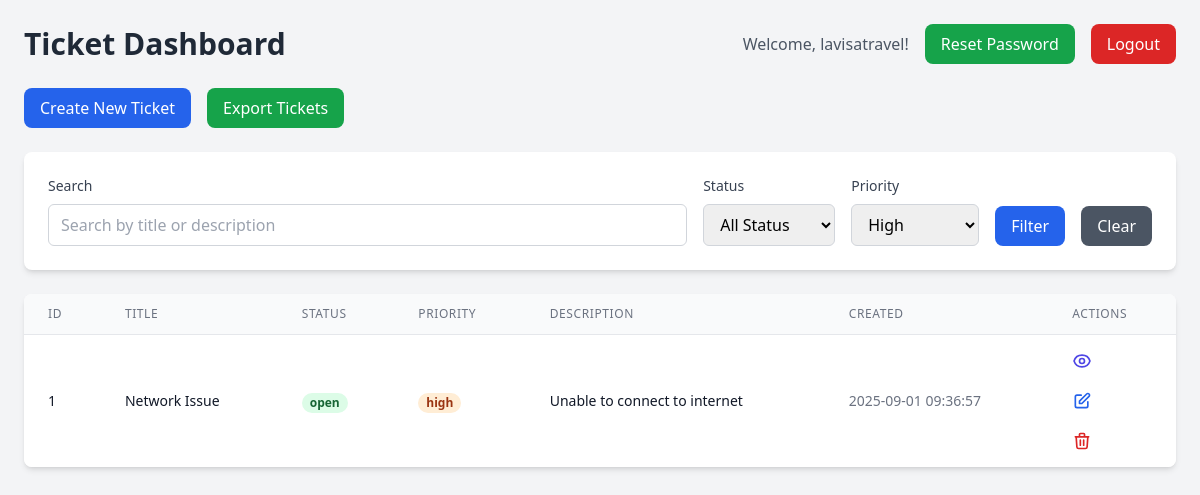
The page /index.php?priority=high (signed in) on the database its author committed.
### tables this page shows
CREATE TABLE IF NOT EXISTS tickets (
    id INT AUTO_INCREMENT PRIMARY KEY,
    title VARCHAR(255) NOT NULL,
    description TEXT,
    status ENUM('open', 'in_progress', 'resolved', 'closed') DEFAULT 'open',
    priority ENUM('low', 'medium', 'high', 'urgent') DEFAULT 'medium',
    created_at TIMESTAMP DEFAULT CURRENT_TIMESTAMP,
    updated_at TIMESTAMP DEFAULT CURRENT_TIMESTAMP ON UPDATE CURRENT_TIMESTAMP
);

### index.php (the view, shortened to what this page needs)
<?php
$db = new Database();
$pdo = $db->getConnection();
$search = isset($_GET['search']) ? $_GET['search'] : '';
$priority_filter = isset($_GET['priority']) ? $_GET['priority'] : '';
$query = "SELECT * FROM tickets WHERE 1=1";
$params = [];
if (!empty($priority_filter)) {
    $query .= " AND priority = :priority";
    $params[':priority'] = $priority_filter;
}
$query .= " ORDER BY created_at DESC";
$stmt = $pdo->prepare($query);
$stmt->execute($params);
$tickets = $stmt->fetchAll(PDO::FETCH_ASSOC);
?>
<!DOCTYPE html>
<html lang="en">
<head>
    <script src="https://cdn.tailwindcss.com"></script>
</head>
<body class="bg-gray-100 min-h-screen">
    <div class="max-w-7xl mx-auto p-6">
        <div class="flex justify-between items-center mb-6">
            <h1 class="text-3xl font-bold text-gray-800">Ticket Dashboard</h1>
            <div class="flex items-center gap-4">
                <span class="text-gray-600">Welcome, <?php echo htmlspecialchars($_SESSION['username']); ?>!</span>
                <a href="reset_password.php" class="bg-green-600 hover:bg-green-700 text-white px-4 py-2 rounded-lg font-medium">Reset Password</a>
                <a href="logout.php" class="bg-red-600 hover:bg-red-700 text-white px-4 py-2 rounded-lg font-medium">Logout</a>
            </div>
        </div>
        <div class="mb-6 flex gap-4">
            <a href="create_ticket.php" class="bg-blue-600 hover:bg-blue-700 text-white px-4 py-2 rounded-lg font-medium">Create New Ticket</a>
            <a href="export.php" class="bg-green-600 hover:bg-green-700 text-white px-4 py-2 rounded-lg font-medium">Export Tickets</a>
        </div>
        <form method="GET" class="bg-white p-6 rounded-lg shadow-md mb-6 flex flex-wrap gap-4 items-end">
            <div class="flex-1 min-w-64">
                <label class="block text-sm font-medium text-gray-700 mb-2">Search</label>
                <input type="text" name="search" placeholder="Search by title or description" value="<?php echo htmlspecialchars($search); ?>" class="w-full px-3 py-2 border border-gray-300 rounded-md focus:outline-none focus:ring-2 focus:ring-blue-500">
            </div>
            <div class="min-w-32">
                <label class="block text-sm font-medium text-gray-700 mb-2">Status</label>
                <select name="status" class="w-full px-3 py-2 border border-gray-300 rounded-md focus:outline-none focus:ring-2 focus:ring-blue-500">
                    <option value="">All Status</option>
                </select>
            </div>
            <div class="min-w-32">
                <label class="block text-sm font-medium text-gray-700 mb-2">Priority</label>
                <select name="priority" class="w-full px-3 py-2 border border-gray-300 rounded-md focus:outline-none focus:ring-2 focus:ring-blue-500">
                    <option value="high" <?php echo $priority_filter == 'high' ? 'selected' : ''; ?>>High</option>
                </select>
            </div>
            <button type="submit" class="bg-blue-600 hover:bg-blue-700 text-white px-4 py-2 rounded-lg font-medium">Filter</button>
            <a href="index.php" class="bg-gray-600 hover:bg-gray-700 text-white px-4 py-2 rounded-lg font-medium">Clear</a>
        </form>
        <div class="bg-white rounded-lg shadow-md overflow-hidden">
            <div class="overflow-x-auto">
                <table class="w-full min-w-full divide-y divide-gray-200">
                    <thead class="bg-gray-50">
                        <tr>
                            <th class="px-6 py-3 text-left text-xs font-medium text-gray-500 uppercase tracking-wider">ID</th>
                            <th class="px-6 py-3 text-left text-xs font-medium text-gray-500 uppercase tracking-wider">Title</th>
                            <th class="px-6 py-3 text-left text-xs font-medium text-gray-500 uppercase tracking-wider">Status</th>
                            <th class="px-6 py-3 text-left text-xs font-medium text-gray-500 uppercase tracking-wider">Priority</th>
                            <th class="px-6 py-3 text-left text-xs font-medium text-gray-500 uppercase tracking-wider hidden md:table-cell">Description</th>
                            <th class="px-6 py-3 text-left text-xs font-medium text-gray-500 uppercase tracking-wider hidden lg:table-cell">Created</th>
                            <th class="px-6 py-3 text-left text-xs font-medium text-gray-500 uppercase tracking-wider">Actions</th>
                        </tr>
                    </thead>
                    <tbody class="bg-white divide-y divide-gray-200">
                        <?php if (count($tickets) > 0): ?>
                            <?php foreach ($tickets as $ticket): ?>
                                <tr>
                                    <td class="px-6 py-4 whitespace-nowrap text-sm font-medium text-gray-900"><?php echo htmlspecialchars($ticket['id']); ?></td>
                                    <td class="px-6 py-4 whitespace-nowrap text-sm text-gray-900"><?php echo htmlspecialchars($ticket['title']); ?></td>
                                    <td class="px-6 py-4 whitespace-nowrap">
                                        <span class="px-2 inline-flex text-xs leading-5 font-semibold rounded-full
                                            <?php
                                            switch($ticket['status']) {
                                                case 'open': echo 'bg-green-100 text-green-800'; break;
                                            }
                                            ?>">
                                            <?php echo htmlspecialchars($ticket['status']); ?>
                                        </span>
                                    </td>
                                    <td class="px-6 py-4 whitespace-nowrap">
                                        <span class="px-2 inline-flex text-xs leading-5 font-semibold rounded-full
                                            <?php
                                            switch($ticket['priority']) {
                                                case 'high': echo 'bg-orange-100 text-orange-800'; break;
                                            }
                                            ?>">
                                            <?php echo htmlspecialchars($ticket['priority']); ?>
                                        </span>
                                    </td>
                                    <td class="px-6 py-4 text-sm text-gray-900 hidden md:table-cell"><?php echo htmlspecialchars(substr($ticket['description'], 0, 50)) . (strlen($ticket['description']) > 50 ? '...' : ''); ?></td>
                                    <td class="px-6 py-4 whitespace-nowrap text-sm text-gray-500 hidden lg:table-cell"><?php echo htmlspecialchars($ticket['created_at']); ?></td>
                                    <td class="px-6 py-4 whitespace-nowrap text-sm font-medium">
                                        <a href="view_ticket.php?id=<?php echo $ticket['id']; ?>" class="text-indigo-600 hover:text-indigo-900 mr-3" title="View">
                                        </a>
                                        <a href="edit_ticket.php?id=<?php echo $ticket['id']; ?>" class="text-blue-600 hover:text-blue-900 mr-3" title="Edit">
                                            <svg class="w-5 h-5" fill="none" stroke="currentColor" viewBox="0 0 24 24">
                                                <path stroke-linecap="round" stroke-linejoin="round" stroke-width="2" d="M11 5H6a2 2 0 00-2 2v11a2 2 0 002 2h11a2 2 0 002-2v-5m-1.414-9.414a2 2 0 112.828 2.828L11.828 15H9v-2.828l8.586-8.586z"></path>
                                            </svg>
                                        </a>
                                        <a href="delete_ticket.php?id=<?php echo $ticket['id']; ?>" class="text-red-600 hover:text-red-900" onclick="return confirm('Are you sure you want to delete this ticket?')" title="Delete">
                                            <svg class="w-5 h-5" fill="none" stroke="currentColor" viewBox="0 0 24 24">
                                                <path stroke-linecap="round" stroke-linejoin="round" stroke-width="2" d="M19 7l-.867 12.142A2 2 0 0116.138 21H7.862a2 2 0 01-1.995-1.858L5 7m5 4v6m4-6v6m1-10V4a1 1 0 00-1-1h-4a1 1 0 00-1 1v3M4 7h16"></path>
                                            </svg>
                                        </a>
                                    </td>
                                </tr>
                            <?php endforeach; ?>
                        <?php else: ?>
                            <tr>
                                <td colspan="7" class="px-6 py-4 text-center text-gray-500">No tickets found.</td>
                            </tr>
                        <?php endif; ?>
                    </tbody>
                </table>
            </div>
        </div>
    </div>
</body>
</html>

### rows shown on the page
tickets: id "1", title "Network Issue", status "open", priority "high", description "Unable to connect to internet", created_at "2025-09-01 09:36:57"

### other values the page prints
$_SESSION['username'] "lavisatravel"
